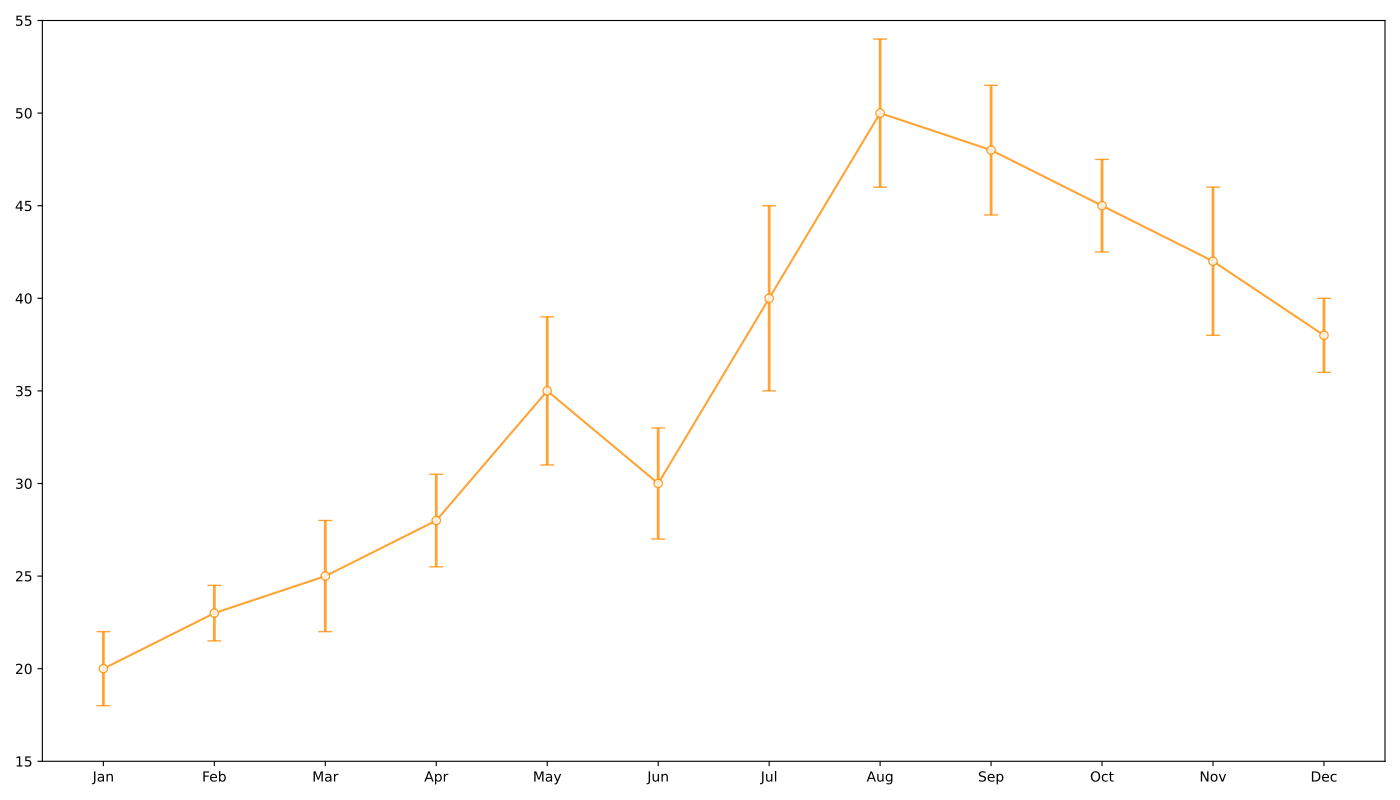

Here is the Python script that generated this plot:
import matplotlib.pyplot as plt
import numpy as np

months = np.array(['Jan', 'Feb', 'Mar', 'Apr', 'May', 'Jun', 'Jul', 'Aug', 'Sep', 'Oct', 'Nov', 'Dec'])
average_users = np.array([20, 23, 25, 28, 35, 30, 40, 50, 48, 45, 42, 38])
user_variability = np.array([2, 1.5, 3, 2.5, 4, 3, 5, 4, 3.5, 2.5, 4, 2])

plt.figure(figsize=(14, 8))
plt.errorbar(months, average_users, yerr=user_variability, fmt='-o', color='darkorange', capsize=5, alpha=0.8, elinewidth=2, markerfacecolor='white')

plt.ylim(15, 55)

plt.tight_layout()
plt.show()
